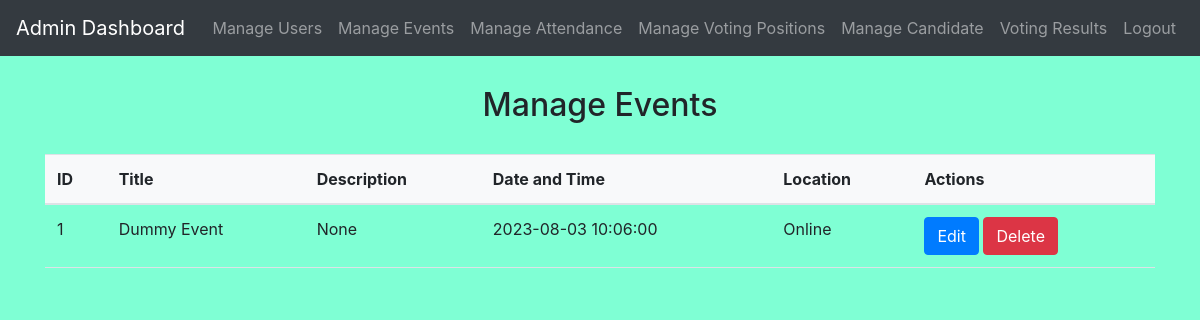
The app's page /admin/view_events.php (signed in) with its own data.
### tables this page shows
CREATE TABLE `events` (
  `EventID` int(11) NOT NULL,
  `Title` varchar(100) NOT NULL,
  `Description` text NOT NULL,
  `DateTime` datetime NOT NULL,
  `Location` varchar(20) NOT NULL,
  `Organizer` int(11) NOT NULL
);

### admin/view_events.php (the view, shortened to what this page needs)
<?php
include('config.php');
$selectSql = "SELECT * FROM Events";
$result = $conn->query($selectSql);
?>
<!DOCTYPE html>
<html>
<head>
    <link rel="stylesheet" href="https://stackpath.bootstrapcdn.com/bootstrap/4.5.2/css/bootstrap.min.css">
</head>
<body>
    <?php include('admin_navbar.php'); ?>
    <div class="container">
        <h2>Manage Events</h2>
        <table class="table">
            <thead>
                <tr>
                    <th>ID</th>
                    <th>Title</th>
                    <th>Description</th>
                    <th>Date and Time</th>
                    <th>Location</th>
                    <th>Actions</th>
                </tr>
            </thead>
            <tbody>
                <?php while ($row = $result->fetch_assoc()) { ?>
                    <tr>
                        <td><?php echo $row['EventID']; ?></td>
                        <td><?php echo $row['Title']; ?></td>
                        <td><?php echo $row['Description']; ?></td>
                        <td><?php echo $row['DateTime']; ?></td>
                        <td><?php echo $row['Location']; ?></td>
                        <td>
                            <a class="btn btn-primary" href="edit_event.php?id=<?php echo $row['EventID']; ?>">Edit</a>
                            <a class="btn btn-danger" href="?delete=<?php echo $row['EventID']; ?>" onclick="return confirm('Are you sure?')">Delete</a>
                        </td>
                    </tr>
                <?php } ?>
            </tbody>
        </table>
    </div>
</body>
</html>

### admin/view_events.php (style rules this page uses)
body { background-color: aquamarine; }
h1, h2, h3, h4 { margin-top: 30px; margin-bottom: 30px; text-align: center; }
table { width: 100%; border-collapse: collapse; margin-top: 20px; }
th, td { padding: 8px; text-align: left; border-bottom: 1px solid #dee2e6; }
th { background-color: #f8f9fa; }

### records on screen
events: EventID "1", Title "Dummy Event", Description "None", DateTime "2023-08-03 10:06:00", Location "Online"
